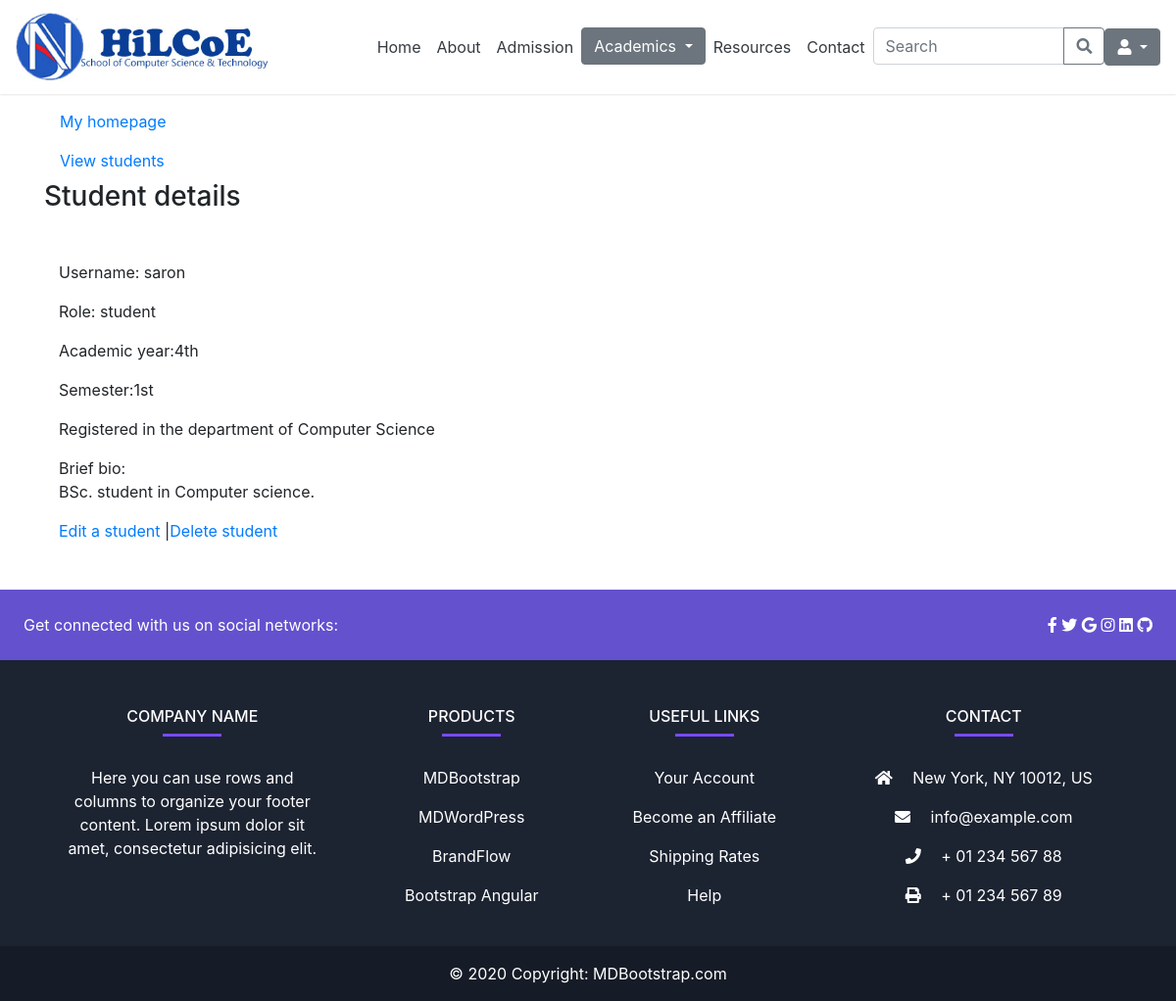
/admin_app/student/1/detail/, run on the app's committed database.
### admin_app/models.py (models this page shows, shortened)
class UserProfile(models.Model):
    user = models.OneToOneField(User, on_delete=models.CASCADE)
    bio = models.TextField(default='Enter your bio briefly')
    role = models.CharField(max_length=20, choices=roles, default='student')
    department = models.ForeignKey(Department, on_delete=models.CASCADE, null=True, blank=True)
    academic_year = models.CharField(max_length=20, choices=year, null=True, blank=True)
    semester = models.CharField(max_length=20, choices=semester, null=True, blank=True)
    title = models.CharField(max_length=20, choices=title_choices, null=True, blank=True)
    stream = models.ForeignKey(Stream, on_delete=models.CASCADE, null=True, blank=True)
    program = models.ForeignKey(Program, on_delete=models.CASCADE, null=True, blank=True)

class Department(models.Model):
  name = models.CharField(max_length=50, null=True, blank=True)
  department_head = models.CharField(max_length=50, null=True, blank=True)
  def __str__(self):
        return self.name if self.name else "Unnamed Stream"

### admin_app/views.py (the view)
# urls.py: path('student/<int:student_id>/detail/', views.student_detail, name='student-detail'),
def student_detail(request, student_id):
    student = UserProfile.objects.get(pk=student_id)
    context = {
      'student':student
   }
    return render(request, 'admin_app/student/student_detail.html', context)

### templates/admin_app/student/student_detail.html (shortened to what this page needs)
{% extends 'base.html' %}
{% block content %}
<div class="container my-5">
    <a class="nav-link text-black" href="{% if user.is_superuser or user.is_staff %}
            {% url 'admin-dashboard' %}
            {% else %}
                {% url 'cs-bsc' %}
            {% endif %}">My homepage
    </a>
    <a class="nav-link text-black" href="{% url 'student-list' %}"> View students </a>
    <h3>Student details</h3>
    <div class="container my-5">
        <p>Username: {{ student.user.username }} </p>
        <p>Role: {{ student.role }}</p>
        <p>Academic year:{{ student.academic_year }}</p>
        <p>Semester:{{ student.semester }}</p>
        <p>Registered in the department of {{ student.department }} </p>
        <p>Brief bio: <br> {{ student.bio }}</p>
        <a href="{% url 'student-edit' student_id=student.pk %}">Edit a student </a>|<a href="{% url 'student-delete' student_id=student.pk %}">Delete student </a>
    </div>
</div>
{% endblock %}

### data on the page
UserProfile: user.username "saron", role "student", academic_year "4th", semester "1st", department "Computer Science", bio "BSc. student in Computer science."
